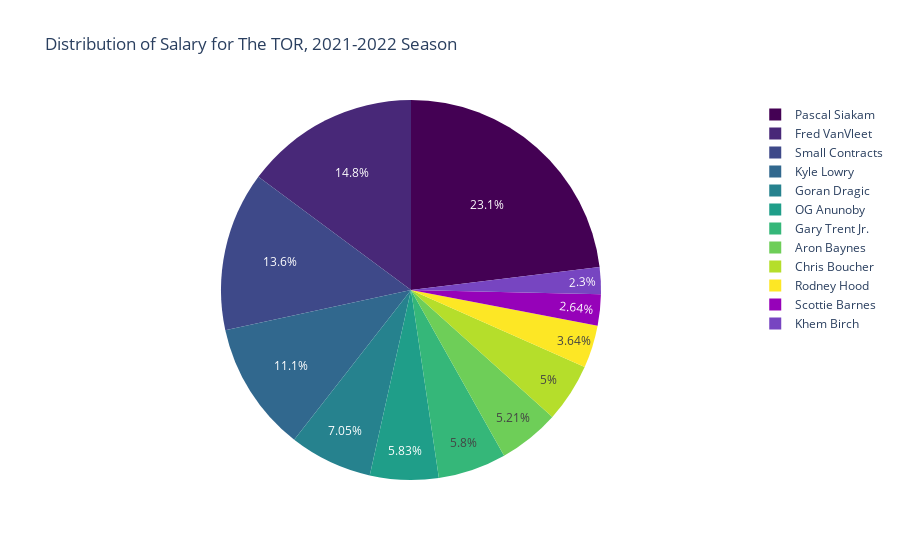

Notebook code for this chart:
### Code cell
sal2.loc[sal2['salary'] < 5000000, 'name'] = 'Small Contracts'
fig3 = px.pie(sal2,values='salary',names='name',title='Distribution of Salary for The TOR, 2021-2022 Season',
              color_discrete_sequence=px.colors.sequential.Viridis)
fig3.show()

### Figure 1 — Plotly figure (JSON) as saved in the notebook; plotly's stock layout.template omitted (floating-point values rounded to 4 significant figures)
{"data": [{"domain": {"x": [0.0, 1.0], "y": [0.0, 1.0]}, "hovertemplate": "name=%{label}<br>salary=%{value}<extra></extra>", "labels": ["Pascal Siakam", "Kyle Lowry", "Fred VanVleet", "Rodney Hood", "Aron Baynes", "Chris Boucher", "Small Contracts", "Small Contracts", "Small Contracts", "Small Contracts", "Small Contracts", "Small Contracts", "Small Contracts", "Small Contracts", "Small Contracts", "Small Contracts", "Small Contracts", "Small Contracts", "Pascal Siakam", "Fred VanVleet", "Goran Dragic", "OG Anunoby", "Gary Trent Jr.", "Aron Baynes", "Scottie Barnes", "Chris Boucher", "Khem Birch", "Small Contracts", "Small Contracts", "Small Contracts", "Small Contracts", "Small Contracts", "Small Contracts", "Small Contracts"], "legendgroup": "", "name": "", "showlegend": true, "type": "pie", "values": [30559200, 30500000, 21250000, 10047450, 7000000, 6750000, 4000000, 3872215, 3804150, 3000000, 1950600, 1737145, 1663861, 1620564, 1517981, 1445697, 321893, 116903, 33003936, 19675926, 19440000, 16071429, 16000000, 7350000, 7280520, 7020000, 6350000, 2711280, 2048040, 1762796, 1669178, 1669178, 1517981, 925258]}], "layout": {"legend": {"tracegroupgap": 0}, "piecolorway": ["#440154", "#482878", "#3e4989", "#31688e", "#26828e", "#1f9e89", "#35b779", "#6ece58", "#b5de2b", "#fde725"], "title": {"text": "Distribution of Salary for The TOR, 2021-2022 Season"}}}
